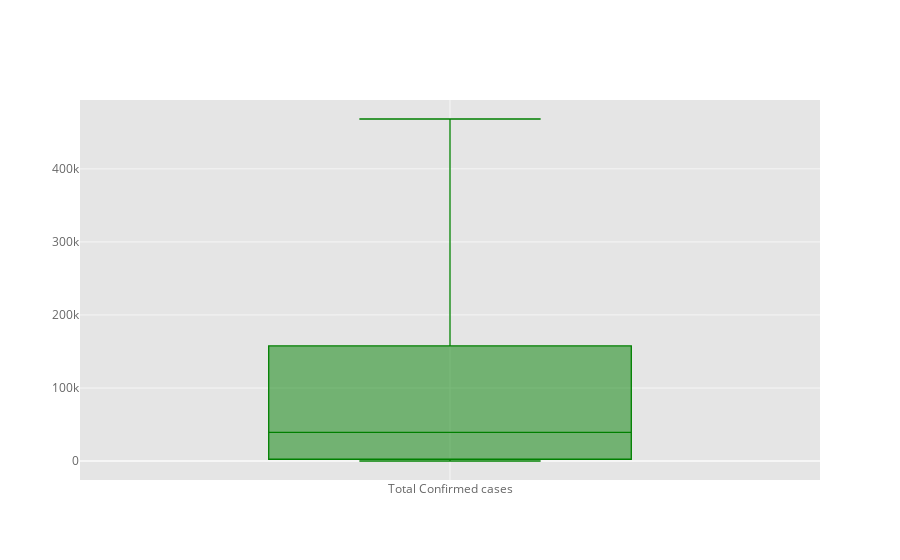

The code cell stored with this chart in its notebook:
### Markdown cell above
# 4 Boxplot(Single)

### Code cell
df_covid[df_covid['Name of State / UT']=='Maharashtra']['Total Confirmed cases'].iplot(
kind='box', color='green')

### Figure 1 — Plotly figure (JSON) as saved in the notebook; plotly's stock layout.template omitted (floating-point values rounded to 4 significant figures; data arrays with more than 128 entries replaced by an {"elided": "..."} marker saying what was removed)
{"data": [{"boxpoints": false, "line": {"width": 1.3}, "marker": {"color": "rgba(0, 128, 0, 1.0)"}, "name": "Total Confirmed cases", "orientation": "v", "type": "box", "y": {"elided": "147 int values"}}], "layout": {"autosize": true, "legend": {"bgcolor": "#FFFFFF", "font": {"color": "#666666"}}, "paper_bgcolor": "#FFFFFF", "plot_bgcolor": "#E5E5E5", "title": {"font": {"color": "#151516"}}, "xaxis": {"autorange": true, "gridcolor": "#F6F6F6", "range": [-0.5, 0.5], "showgrid": true, "tickfont": {"color": "#666666"}, "title": {"font": {"color": "#666666"}, "text": ""}, "type": "category", "zerolinecolor": "#F6F6F6"}, "yaxis": {"autorange": true, "gridcolor": "#F6F6F6", "range": [-26010.0, 494300.0], "showgrid": true, "tickfont": {"color": "#666666"}, "title": {"font": {"color": "#666666"}, "text": ""}, "type": "linear", "zerolinecolor": "#F6F6F6"}}}
